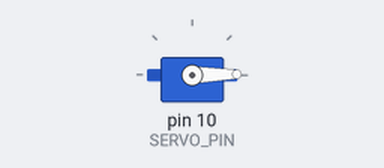
A sketch run on a simulated Arduino Uno, built with avr-gcc and run on an emulated ATmega328P. Parts: servo.

Above: at 1.1 s.
Timing chart, 0 to 39.2 s (numbered marks = the images above):
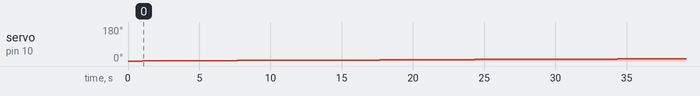

The sketch:

13C02.ino
```cpp
#include <Servo.h>

Servo servo;

float _SERVO_SPEED = 0.3; // 서보 속도
int   TARGET_ANGLE = 90; // 목표 각도
bool  RETURN_TO_ZERO = true; // 복귀를 위한 변수
float _RETURN_SPEED = 30.0;  // 복귀 할 때 속도


const int SERVO_PIN = 10;
const int START_ANGLE = 0;

void moveAtSpeed(int fromDeg, int toDeg, float dps) {
  if (dps <= 0) return;
  int dir = (toDeg >= fromDeg) ? 1 : -1;
  int steps = abs(toDeg - fromDeg); //총 이동 각도
  if (steps == 0) return;

  unsigned long total_ms = (unsigned long)(1000.0 * steps / dps); // 시간 계산 (이동각도/속도*1000)

  unsigned long per_step = max(1UL, total_ms / steps); // 1도 마다 지연시간

  int angle = fromDeg;
  for (int i = 0; i < steps; i++) {
    angle += dir;
    servo.write(angle); // 목표 각도 부여
    delay(per_step); // 대기
  }
}

void setup() {
  servo.attach(SERVO_PIN);
  servo.write(START_ANGLE); //0도에서 시작
  delay(1000);
}

void loop() {

  moveAtSpeed(START_ANGLE, TARGET_ANGLE, _SERVO_SPEED); // 목표한 각도까지 등속이동

  // (2) 0도로 빠르게 복귀
  if (RETURN_TO_ZERO) moveAtSpeed(TARGET_ANGLE, START_ANGLE, _RETURN_SPEED); // 끝나면 0도로 복귀하기

  while (1);
}
```

Measured:
- by itself, servo on pin 10 (SERVO_PIN): moves from 0° to 12° over 36.7 s
